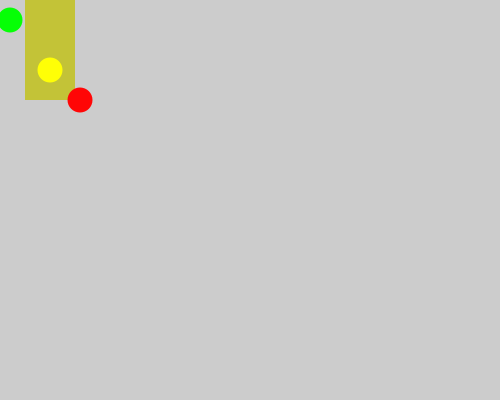
Frame 1 (no input)
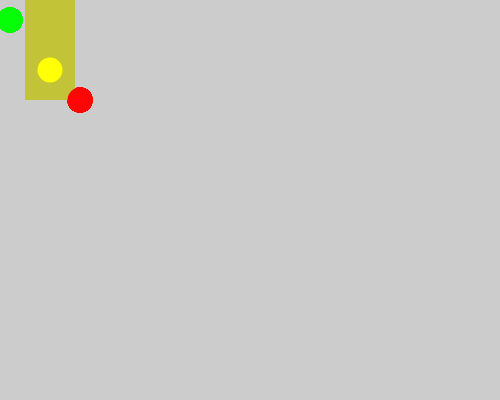
Frame 60 (the mouse pressed at the canvas centre just before this capture)
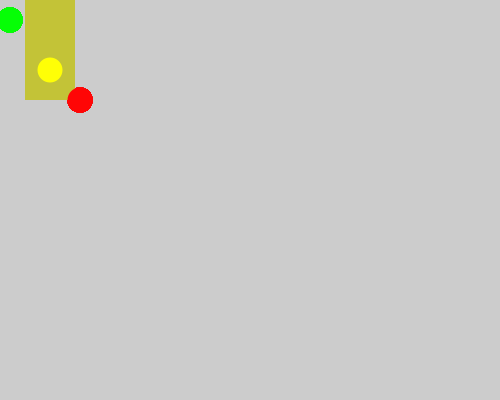
Frame 120 (the mouse held since frame 60 and released just before this capture)

The Processing sketch that drew these frames (run headless with seeded random() and noise(); from frame 60 on, the mouse is pressed at the canvas centre):

// Processing sketch: processing_106342
// ── processing_106342.pde

// SECTION 1
 
int counter;
 
 
 
 
//SECTION 2
void setup() {  //setup function called initially, only once
  size(500, 400);
  }
 
 
//SECTION 3
void draw() {  //draw function loops 
 
 //Traffic Light: exercise 2 (Processing mod 1)
 
rectMode(CENTER);
ellipseMode(CENTER);
noStroke();
 
// rectangle (traffic light backing)
fill(195, 195, 55);
rect(50,50, 50, 100);
 
// green light
fill(6, 255, 6);
ellipse(10, 20, 25, 25); // x pos should be 50
 
// yellow light
fill(255, 255, 6);
ellipse(50, 70, 25, 25); // y pos should be 50
 
// red light
fill(255, 6, 6);
ellipse(80, 100, 25, 25); //x pos should be 50, y pos should be 80
noFill();
 
}
